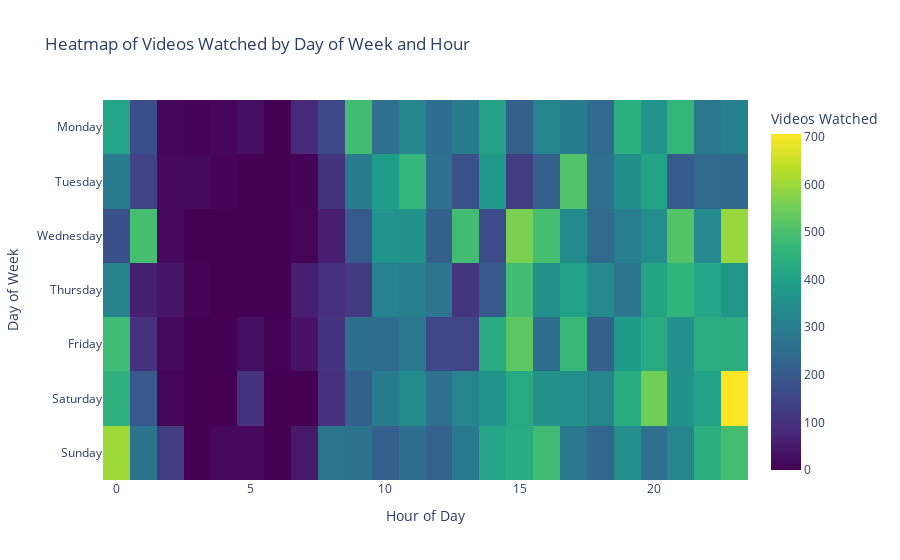

The notebook cell saved with this chart:
### Markdown cell above
# Heat Map

Finally I constructed a heat map that combines the two above graphs and highlights the trends present.

### Code cell
import pandas as pd
import plotly.express as px


file_path = "Data/watch_data_eng.csv"
df = pd.read_csv(file_path)


df['Watch Date'] = pd.to_datetime(df['Watch Date'], format='%d %b %Y', errors='coerce')
df['Watch Hour'] = pd.to_datetime(df['Watch Hour'], format='%H:%M:%S', errors='coerce').dt.hour


df['Day of Week'] = df['Watch Date'].dt.day_name()


heatmap_data = df.pivot_table(index='Day of Week', columns='Watch Hour', aggfunc='size', fill_value=0)


ordered_days = ['Monday', 'Tuesday', 'Wednesday', 'Thursday', 'Friday', 'Saturday', 'Sunday']
heatmap_data = heatmap_data.reindex(ordered_days)


fig = px.imshow(heatmap_data,
                labels=dict(x="Hour of Day", y="Day of Week", color="Videos Watched"),
                title="Heatmap of Videos Watched by Day of Week and Hour",
                color_continuous_scale="Viridis")  


fig.show()

### Figure 1 — Plotly figure (JSON) as saved in the notebook; plotly's stock layout.template omitted (floating-point values rounded to 4 significant figures; data arrays with more than 128 entries replaced by an {"elided": "..."} marker saying what was removed)
{"data": [{"coloraxis": "coloraxis", "hovertemplate": "Hour of Day: %{x}<br>Day of Week: %{y}<br>Videos Watched: %{z}<extra></extra>", "name": "0", "type": "heatmap", "x": [0, 1, 2, 3, 4, 5, 6, 7, 8, 9, 10, 11, 12, 13, 14, 15, 16, 17, 18, 19, 20, 21, 22, 23], "xaxis": "x", "y": ["Monday", "Tuesday", "Wednesday", "Thursday", "Friday", "Saturday", "Sunday"], "yaxis": "y", "z": {"elided": "7x24 int values"}}], "layout": {"coloraxis": {"colorbar": {"title": {"text": "Videos Watched"}}, "colorscale": [[0, "#440154"], [0.1111, "#482878"], [0.2222, "#3e4989"], [0.3333, "#31688e"], [0.4444, "#26828e"], [0.5556, "#1f9e89"], [0.6667, "#35b779"], [0.7778, "#6ece58"], [0.8889, "#b5de2b"], [1, "#fde725"]]}, "title": {"text": "Heatmap of Videos Watched by Day of Week and Hour"}, "xaxis": {"anchor": "y", "constrain": "domain", "domain": [0, 1], "scaleanchor": "y", "title": {"text": "Hour of Day"}}, "yaxis": {"anchor": "x", "autorange": "reversed", "constrain": "domain", "domain": [0, 1], "title": {"text": "Day of Week"}}}}
